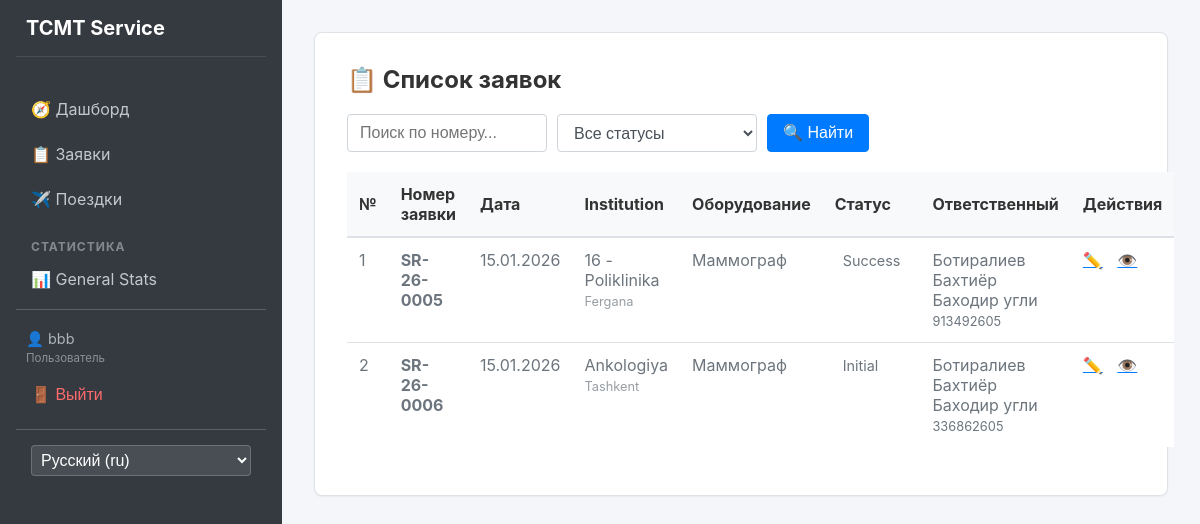
The page /requests/ (signed in) on the database its author committed.
### apps/users/models.py (models this page shows, shortened)
class User(AbstractUser):
    class Role(models.TextChoices):
        ADMIN = 'admin', 'Администратор'
        MANAGER = 'manager', 'Менеджер'
        USER = 'user', 'Пользователь'
    full_name = models.CharField(max_length=255)
    passport = models.CharField(max_length=20)
    role = models.CharField(
        max_length=20,
        choices=Role.choices,
        default=Role.USER
    )

### apps/requests/models.py (models this page shows, shortened)
class Request(models.Model):
    created_at = models.DateField(default=datetime.date.today)
    responsible = models.ForeignKey(
        settings.AUTH_USER_MODEL,
        on_delete=models.SET_NULL,
        null=True,
        related_name='requests'
    )
    region = models.ForeignKey(Region, on_delete=models.PROTECT)
    institution = models.ForeignKey(Institution, on_delete=models.PROTECT)
    description = models.TextField()
    contact_phone = models.CharField(max_length=20)
    request_number = models.CharField(
        max_length=20,
        unique=True,
        editable=False
    )
    equipment_type = models.ForeignKey(EquipmentType, on_delete=models.PROTECT)
    status = models.ForeignKey(Status, on_delete=models.PROTECT)

### apps/core/models.py (models this page shows, shortened)
class Institution(models.Model):
    name = models.CharField(max_length=255)
    region = models.ForeignKey(Region, on_delete=models.CASCADE)

class Region(models.Model):
    name = models.CharField(max_length=100)

class EquipmentType(models.Model):
    name = models.CharField(max_length=255)

class Status(models.Model):
    name = models.CharField(max_length=100)

### apps/requests/views.py (the view)
# urls.py: path('', views.RequestListView.as_view(), name='list'),
class RequestListView(LoginRequiredMixin, ListView):
    model = Request
    template_name = 'requests/list.html'
    context_object_name = 'requests'
    ordering = ['-created_at']
    def get_queryset(self):
        queryset = super().get_queryset()
        if self.request.user.role == User.Role.USER:
            queryset = queryset.filter(responsible=self.request.user).exclude(status__name__in=CLOSED_STATUSES)
        q = self.request.GET.get('q')
        status_id = self.request.GET.get('status')
        if q:
            queryset = queryset.filter(
                Q(request_number__icontains=q) |
                Q(description__icontains=q) |
                Q(responsible__full_name__icontains=q)
            )
        if status_id and status_id.isdigit():
            queryset = queryset.filter(status_id=int(status_id))
        return queryset
    def get_context_data(self, **kwargs):
        context = super().get_context_data(**kwargs)
        status = self.request.GET.get('status')
        context['selected_status'] = int(status) if status and status.isdigit() else None
        context['statuses'] = Status.objects.all()
        context['closed_statuses'] = CLOSED_STATUSES
        return context

### templates/requests/list.html (shortened to what this page needs)
{% extends 'base.html' %}
{% load i18n %}
{% block content %}
<div class="glass-container">
    <div style="display: flex; justify-content: space-between; align-items: center; margin-bottom: 20px;">
        <h2 style="color: white; margin: 0;">📋 {% trans "Requests List" %}</h2>
    </div>
    <form method="get" style="margin-bottom: 20px; display: flex; gap: 10px;">
        <input type="text" name="q" placeholder="{% trans 'Search by number...' %}"
            value="{{ request.GET.q|default:'' }}" style="width: 200px; margin: 0;">
        <select name="status" style="width: 200px; margin: 0;" onchange="this.form.submit()">
            <option value="">{% trans "All Statuses" %}</option>
        </select>
        <button type="submit" class="btn-primary" style="padding: 5px 15px;">🔍 {% trans "Search" %}</button>
    </form>
    <table>
        <thead>
            <tr>
                <th>№</th>
                <th>{% trans "Request Number" %}</th>
                <th>{% trans "Date" %}</th>
                <th>{% trans "Institution" %}</th>
                <th>{% trans "Equipment" %}</th>
                <th>{% trans "Status" %}</th>
                <th>{% trans "Responsible" %}</th>
                <th>{% trans "Actions" %}</th>
            </tr>
        </thead>
        <tbody>
            {% for req in requests %}
            <tr>
                <td>{{ forloop.counter }}</td>
                <td><strong>{{ req.request_number }}</strong></td>
                <td>{{ req.created_at|date:"d.m.Y" }}</td>
                <td>
                    {{ req.institution.name }}<br>
                    <span style="font-size: 0.8em; opacity: 0.7;">
                        {{ req.region.name }}
                    </span>
                </td>
                <td>{{ req.equipment_type.name }}</td>
                <td>
                    <span style="padding: 4px 8px; border-radius: 4px;
                                 background: rgba(255,255,255,0.3); font-size: 0.9em;">
                        {{ req.status.name }}
                    </span>
                </td>
                <td>
                    {{ req.responsible.full_name }}<br>
                    <span style="font-size: 0.8em;">
                        {{ req.contact_phone }}
                    </span>
                </td>
                <td>
                    {% if user.role == 'user' and req.status.name in closed_statuses %}
                    <span style="opacity: 0.3; margin-right: 10px;">🔒</span>
                    {% else %}
                    <a href="{% url 'requests:update' req.pk %}" style="color: white; margin-right: 10px;">✏️</a>
                    {% endif %}
                    <a href="{% url 'requests:detail' req.pk %}" style="color: white;">👁️</a>
                </td>
            </tr>
            {% empty %}
            <tr>
                <td colspan="8" style="text-align: center; padding: 20px;">
                    {% trans "No requests yet" %}
                </td>
            </tr>
            {% endfor %}
        </tbody>
    </table>
</div>
{% endblock %}

### templates/base.html (shortened to what this page needs)
<!DOCTYPE html>
<html lang="ru">
<head>
    {% load static %}
    {% load i18n %}
    <link rel="stylesheet" href="{% static 'css/style.css' %}">
</head>
<body>
    <div class="app-container">
        {% if user.is_authenticated %}
        <aside class="sidebar">
            <h2 style="color: white !important; border-bottom: 1px solid rgba(255,255,255,0.1);">TCMT Service</h2>
            <nav>
                <a href="{% url 'index' %}">🧭 {% trans "Dashboard" %}</a>
                <a href="{% url 'requests:list' %}">📋 {% trans "Requests" %}</a>
                <a href="{% url 'trips:list' %}">✈️ {% trans "Trips" %}</a>
                <div class="menu-divider">{% trans "Statistics" %}</div>
                <a href="{% url 'stats' %}">📊 {% trans "General Stats" %}</a>
                <hr style="border-color: rgba(255,255,255,0.2); margin: 10px 0;">
                <div style="padding: 10px; font-size: 0.9em; color: #adb5bd;">
                    👤 {{ user.username }} <br>
                    <span style="font-size: 0.8em; opacity: 0.7;">{{ user.get_role_display }}</span>
                </div>
                <form action="{% url 'users:logout' %}" method="post" style="padding: 0; margin: 0;">
                    <button type="submit"
                        style="background: none; border: none; color: #ff6b6b; cursor: pointer; padding: 10px 15px; width: 100%; text-align: left; font-size: 1rem;">🚪
                        {% trans "Logout" %}</button>
                </form>
                <hr style="border-color: rgba(255,255,255,0.2); margin: 15px 0;">
                <form action="{% url 'set_language' %}" method="post" style="padding: 0 15px;">
                    <select name="language" onchange="this.form.submit()"
                        style="width: 100%; padding: 5px; background: rgba(255,255,255,0.1); color: white; border: 1px solid rgba(255,255,255,0.2); border-radius: 4px;">
                        {% get_current_language as LANGUAGE_CODE %}
                        {% get_available_languages as LANGUAGES %}
                        {% get_language_info_list for LANGUAGES as languages %}
                        {% for language in languages %}
                        <option value="{{ language.code }}" {% if language.code == LANGUAGE_CODE %} selected{% endif %}>
                            {{ language.name_local }} ({{ language.code }})
                        </option>
                        {% endfor %}
                    </select>
                </form>
            </nav>
        </aside>
        {% endif %}
        <main class="main-content">
            {% block content %}
            {% endblock %}
        </main>
    </div>
</body>
</html>

### static/css/style.css (style rules this page uses)
:root { --bg-body: #f4f6f9; --bg-card: #ffffff; --bg-sidebar: #343a40; --text-primary: #333333; --text-secondary: #6c757d; --text-white: #ffffff; --border-color: #dee2e6; --primary-color: #007bff; --primary-hover: #0056b3; --shadow-sm: 0 1px 2px rgba(0, 0, 0, 0.05); --shadow-md: 0 4px 6px rgba(0, 0, 0, 0.1); }
body { margin: 0; font-family: -apple-system, BlinkMacSystemFont, "Segoe UI", Roboto, "Helvetica Neue", Arial, sans-serif; background-color: var(--bg-body); color: var(--text-primary); min-height: 100vh; }
.app-container { display: flex; min-height: 100vh; }
.sidebar { width: 250px; background-color: var(--bg-sidebar); color: var(--text-white); display: flex; flex-direction: column; padding: 1rem; }
.sidebar h2 { font-size: 1.25rem; margin-bottom: 2rem; padding-left: 10px; border-bottom: 1px solid rgba(255, 255, 255, 0.1); padding-bottom: 1rem; }
.sidebar nav a { display: block; color: #c2c7d0; text-decoration: none; padding: 10px 15px; margin-bottom: 5px; border-radius: 4px; transition: all 0.2s; }
.menu-divider { padding: 15px 15px 5px; font-size: 0.75rem; text-transform: uppercase; letter-spacing: 1px; color: rgba(255, 255, 255, 0.4); font-weight: bold; }
.main-content { flex: 1; padding: 2rem; overflow-y: auto; }
.glass-container { background: var(--bg-card); border-radius: 8px; box-shadow: var(--shadow-sm); border: 1px solid var(--border-color); padding: 2rem; backdrop-filter: none; -webkit-backdrop-filter: none; }
input, select, textarea { width: 100%; padding: 0.375rem 0.75rem; font-size: 1rem; line-height: 1.5; color: #495057; background-color: #fff; background-clip: padding-box; border: 1px solid #ced4da; border-radius: 0.25rem; transition: border-color .15s ease-in-out, box-shadow .15s ease-in-out; box-sizing: border-box; margin-bottom: 1rem; }
button.btn-primary, .btn-primary { display: inline-block; font-weight: 400; text-align: center; vertical-align: middle; cursor: pointer; background-color: var(--primary-color); border: 1px solid var(--primary-color); padding: 0.375rem 0.75rem; font-size: 1rem; line-height: 1.5; border-radius: 0.25rem; color: #fff !important; transition: color .15s ease-in-out, background-color .15s ease-in-out; text-decoration: none; }
table { width: 100%; border-collapse: collapse; background-color: #fff; margin-bottom: 1rem; }
th { background-color: #f8f9fa; color: var(--text-primary); border-bottom: 2px solid var(--border-color); padding: 0.75rem; text-align: left; }
td { padding: 0.75rem; vertical-align: top; border-top: 1px solid var(--border-color); color: var(--text-secondary); }
table a { color: var(--primary-color) !important; }
h1, h2, h3, h4 { margin-top: 0; color: var(--text-primary) !important; }
hr { border: 0; border-top: 1px solid var(--border-color); }

### rows shown on the page
User: username "bbb", role "Пользователь"
Request: request_number "SR-26-0005", created_at "15.01.2026", institution.name "16 - Poliklinika", region.name "Fergana", equipment_type.name "Маммограф", status.name "Success", responsible.full_name "Ботиралиев Бахтиёр Баходир угли", contact_phone "913492605"
Request: request_number "SR-26-0006", created_at "15.01.2026", institution.name "Ankologiya", region.name "Tashkent", equipment_type.name "Маммограф", status.name "Initial", responsible.full_name "Ботиралиев Бахтиёр Баходир угли", contact_phone "336862605"

### other values the page prints
form field language "Русский (ru)"
